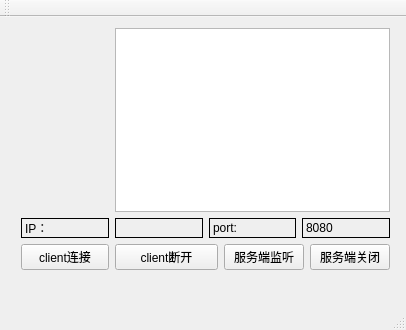
<?xml version="1.0" encoding="UTF-8"?>
<ui version="4.0">
 <class>MainWindow</class>
 <widget class="QMainWindow" name="MainWindow">
  <property name="geometry">
   <rect>
    <x>0</x>
    <y>0</y>
    <width>406</width>
    <height>330</height>
   </rect>
  </property>
  <property name="windowTitle">
   <string>MainWindow</string>
  </property>
  <widget class="QWidget" name="centralWidget">
   <widget class="QWidget" name="">
    <property name="geometry">
     <rect>
      <x>10</x>
      <y>0</y>
      <width>391</width>
      <height>264</height>
     </rect>
    </property>
    <layout class="QGridLayout" name="gridLayout">
     <item row="0" column="1" colspan="3">
      <widget class="QTextBrowser" name="textBrowser"/>
     </item>
     <item row="1" column="0">
      <widget class="QLabel" name="label">
       <property name="frameShape">
        <enum>QFrame::Box</enum>
       </property>
       <property name="text">
        <string>IP：</string>
       </property>
      </widget>
     </item>
     <item row="1" column="1">
      <widget class="QLabel" name="label_2">
       <property name="frameShape">
        <enum>QFrame::Box</enum>
       </property>
       <property name="text">
        <string/>
       </property>
      </widget>
     </item>
     <item row="1" column="2">
      <widget class="QLabel" name="label_3">
       <property name="frameShape">
        <enum>QFrame::Box</enum>
       </property>
       <property name="text">
        <string>port:</string>
       </property>
      </widget>
     </item>
     <item row="1" column="3">
      <widget class="QLabel" name="label_4">
       <property name="frameShape">
        <enum>QFrame::Box</enum>
       </property>
       <property name="text">
        <string>8080</string>
       </property>
      </widget>
     </item>
     <item row="2" column="1" colspan="3">
      <layout class="QHBoxLayout" name="horizontalLayout">
       <property name="sizeConstraint">
        <enum>QLayout::SetFixedSize</enum>
       </property>
       <item>
        <widget class="QPushButton" name="pushButton">
         <property name="text">
          <string>client断开</string>
         </property>
        </widget>
       </item>
       <item>
        <widget class="QPushButton" name="tcp_listen_btn">
         <property name="sizePolicy">
          <sizepolicy hsizetype="Fixed" vsizetype="Fixed">
           <horstretch>0</horstretch>
           <verstretch>0</verstretch>
          </sizepolicy>
         </property>
         <property name="text">
          <string>服务端监听</string>
         </property>
        </widget>
       </item>
       <item>
        <widget class="QPushButton" name="tcp_close_btn">
         <property name="sizePolicy">
          <sizepolicy hsizetype="Fixed" vsizetype="Fixed">
           <horstretch>0</horstretch>
           <verstretch>0</verstretch>
          </sizepolicy>
         </property>
         <property name="text">
          <string>服务端关闭</string>
         </property>
        </widget>
       </item>
      </layout>
     </item>
     <item row="2" column="0">
      <widget class="QPushButton" name="client_connect">
       <property name="text">
        <string>client连接</string>
       </property>
      </widget>
     </item>
    </layout>
   </widget>
  </widget>
  <widget class="QMenuBar" name="menuBar">
   <property name="geometry">
    <rect>
     <x>0</x>
     <y>0</y>
     <width>406</width>
     <height>28</height>
    </rect>
   </property>
  </widget>
  <widget class="QToolBar" name="mainToolBar">
   <attribute name="toolBarArea">
    <enum>TopToolBarArea</enum>
   </attribute>
   <attribute name="toolBarBreak">
    <bool>false</bool>
   </attribute>
  </widget>
  <widget class="QStatusBar" name="statusBar"/>
 </widget>
 <layoutdefault spacing="6" margin="11"/>
 <resources/>
 <connections/>
</ui>
